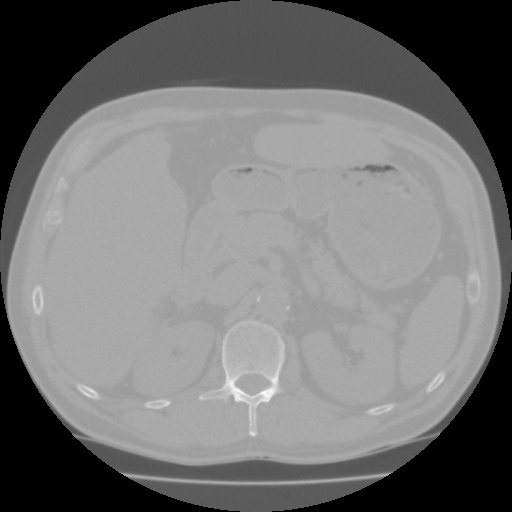
#> input picture utils/example_images/Training.dcm, 512 x 512 px, given in place of Gaussian.png, which was not available; the run also reads 1 picture not shown here
$ jupyter execute --allow-errors ex4.ipynb   (text cells are left out)
#> lines starting #> are read from the running program, lines starting #| are printed output that depends on the picture; after the words box and inside, x2 and y2 are one past the last pixel; in counts of white or black regions, pixels touching at a corner belong together; pictures that were not available may be replaced by others from this repository, and a replacement may not be noted
[cell 1]
from scipy.ndimage import correlate
from skimage import color, io, measure, img_as_ubyte, img_as_float
from skimage.measure import profile_line
from skimage.transform import rescale, resize
from skimage.color import rgb2gray
import matplotlib.pyplot as plt
import numpy as np

[cell 2]
input_img = np.arange(25).reshape(5, 5)
print(input_img)

[cell 3]
weights = [[0, 1, 0], [1, 2, 1], [0, 1, 0]]

[cell 4]
res_img = correlate(input_img, weights)
target_row, target_col = 3, 3
target_matrix = np.asarray(
    [
        [input_img[target_row-1, target_col-1], input_img[target_row-1, target_col], input_img[target_row-1, target_col+1]],
        [input_img[target_row, target_col-1], input_img[target_row, target_col], input_img[target_row, target_col+1]],
        [input_img[target_row+1, target_col-1], input_img[target_row+1, target_col], input_img[target_row+1, target_col+1]],
    ]
)
# Note *, element wise multiplication
res_img[3, 3], np.sum(weights * target_matrix)

[cell 5]
const_img = correlate(input_img, weights, mode="constant", cval=10)
reflect_img = correlate(input_img, weights, mode="reflect")
const_img, reflect_img

[cell 6]
folder_path = "data/"
gaussian_img = rgb2gray(io.imread(folder_path + "Gaussian.png"))
#> gaussian_img is the input picture: shape (512, 512) int16; min -2048, max 1114, mean -610
io.imshow(gaussian_img)
plt.show()

[cell 7]
size = 10
# Higher sizes -> image is blurrer
# Two dimensional filter filled with 1
weights = np.ones([size, size])
# Normalize weights
weights = weights / np.sum(weights)

[cell 8]
filtered_img = correlate(gaussian_img, weights, mode="nearest")
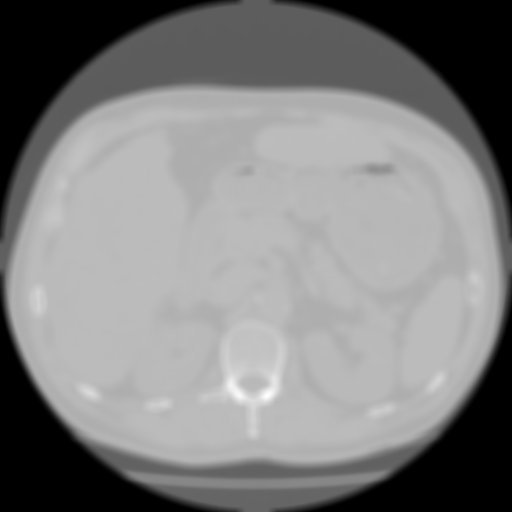
#> filtered_img: shape (512, 512) int16; min -2048, max 804, mean -610.5; drawn with min black and max white
fig, (ax1, ax2) = plt.subplots(ncols=2, figsize=(10, 10))
ax1.imshow(gaussian_img)
ax2.imshow(filtered_img)
plt.show()
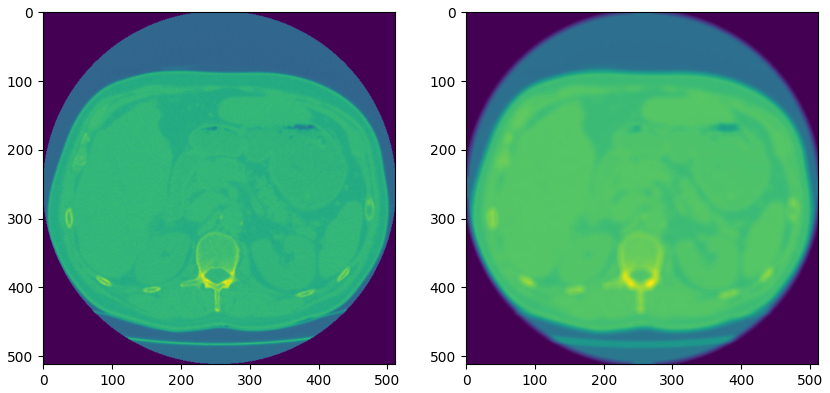
#> figure drawn by matplotlib, 2 panels

[cell 9]
from skimage.filters import median

[cell 10]
salty_img = rgb2gray(io.imread(folder_path + "SaltPepper.png"))

[cell 11]
size = 10
# Higher sizes -> image is blurrer
# Two dimensional filter filled with 1
weights = np.ones([size, size])
# Normalize weights
weights = weights / np.sum(weights)
mean_img = correlate(salty_img, weights, mode="nearest")

[cell 12]
size = 20
footprint = np.ones([size, size])
med_img = median(salty_img, footprint)
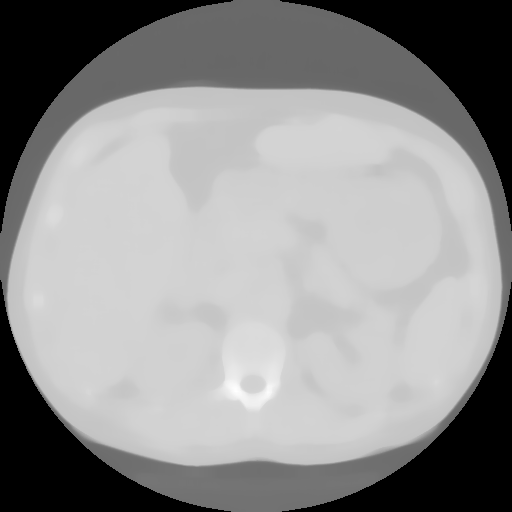
#> med_img: shape (512, 512) int16; min -2048, max 484, mean -616.2; drawn with min black and max white

[cell 13]
fig, (ax1, ax2, ax3) = plt.subplots(ncols=3, figsize=(10, 10))
ax1.imshow(salty_img)
ax1.set_title("original")
ax2.imshow(mean_img)
ax2.set_title("mean")
ax3.imshow(med_img)
ax3.set_title("median")

plt.show()
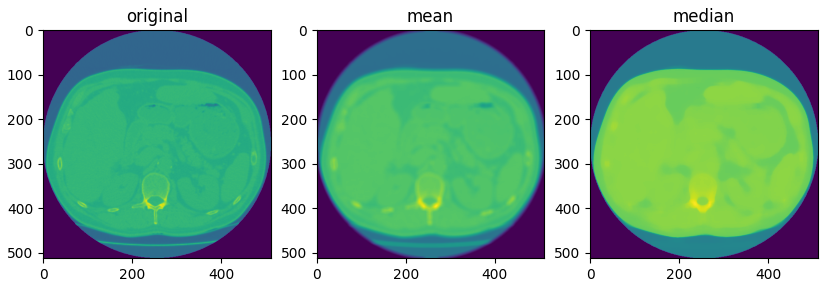
#> figure drawn by matplotlib, 3 panels

[cell 14]
from skimage.filters import gaussian

[cell 15]
sigma = 1
gaussian_img = gaussian(gaussian_img, sigma)
io.imshow(gaussian_img)
plt.show()

[cell 16]
from skimage.filters import prewitt_h
from skimage.filters import prewitt_v
from skimage.filters import prewitt

[cell 17]
donald_img = rgb2gray(io.imread(folder_path + "donald_1.png"))
donald_img

[cell 18]
pre_h = prewitt_h(donald_img)
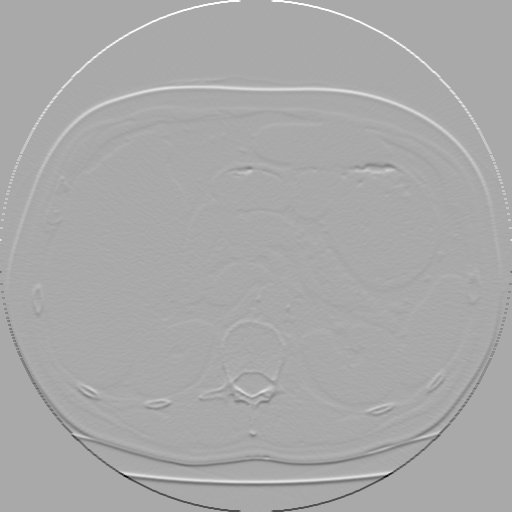
#> pre_h: shape (512, 512) float64; min -0.0648, max 0.0327, mean 6.58e-07; drawn with min black and max white
pre_v = prewitt_v(donald_img)
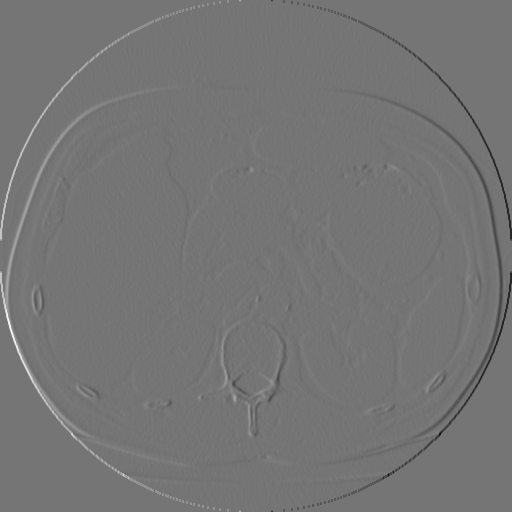
#> pre_v: shape (512, 512) float64; min -0.0485, max 0.0569, mean -4.8e-08; drawn with min black and max white
donald_img.shape, pre_h.shape, pre_v.shape
#> Out = ((512, 512), (512, 512), (512, 512))

[cell 19]
prewitt_full = prewitt(donald_img)
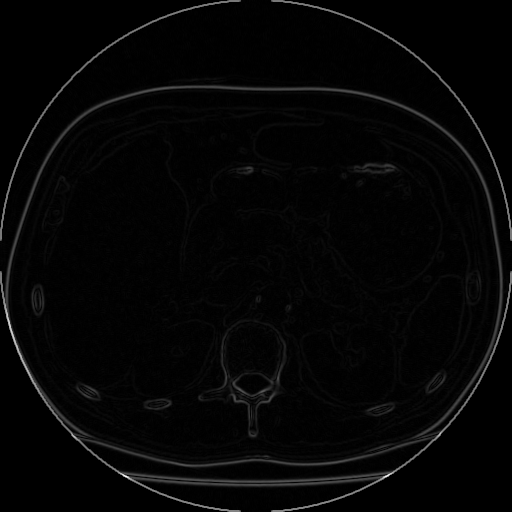
#> prewitt_full: shape (512, 512) float64; min 0, max 0.048, mean 0.00107; drawn with min black and max white
io.imshow(prewitt_full)

#> (a cell that did not finish here is left out)

[cell 21]
sigma = 0.1
#> sigma = 0.1
#> (the rest of this cell did not finish here and is left out)

[cell 22]
edge_img = prewitt(gaussian_img)
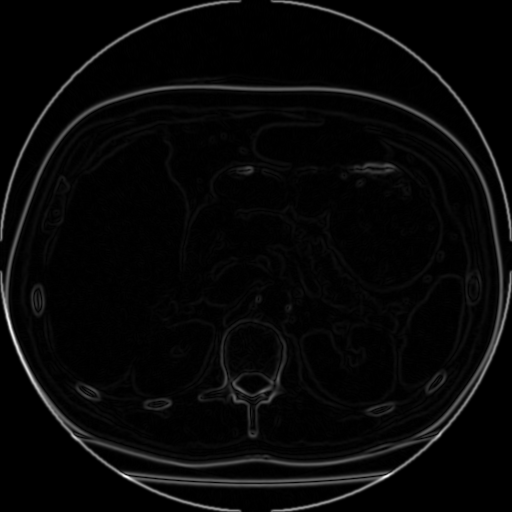
#> edge_img: shape (512, 512) float64; min 0, max 0.0283, mean 0.000875; drawn with min black and max white
min_val = edge_img.min()
#> min_val = 0
max_val = edge_img.max()
#> max_val = 0.0283
io.imshow(edge_img, vmin=min_val, vmax=max_val, cmap="terrain")

[cell 23]
def threshold_image(img: np.array, thresh: float):
    """
    Obtains a threshold image

    Args:
        img (np.array): input image
        threshold (float): gamma coefficient

    Return:
        threshold_img (np.array): newly mapped image
    """
    return img > thresh

[cell 24]
from skimage.filters import threshold_otsu

threshold = threshold_otsu(edge_img)
#> threshold = 0.00493
otsu_img = threshold_image(edge_img, threshold)
#> in threshold_image, `return img > thresh`:
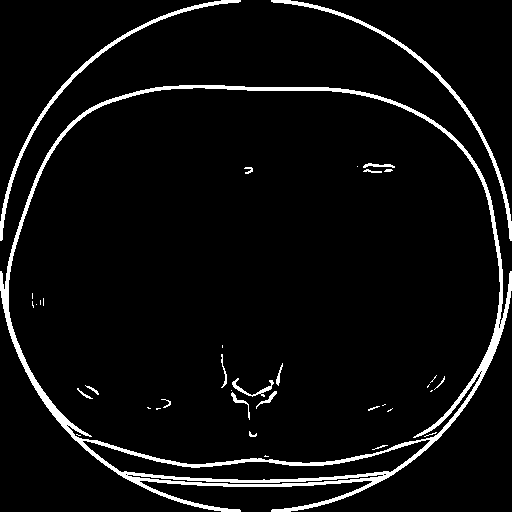
#> returned value: shape (512, 512) bool; 5.2% white; 37 white regions (18 under 20 px), largest, box (x1, y1, x2, y2) and area: (0, 85, 512, 512) 9765, (271, 0, 512, 241) 1408, (0, 0, 241, 241) 1407
io.imshow(otsu_img)
plt.plot()
